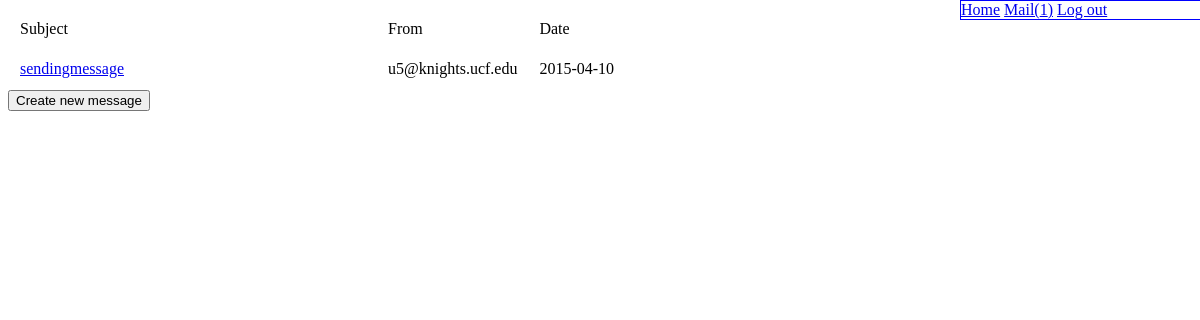
/mailbox.php (signed in), run on an earlier commit of the app's database.
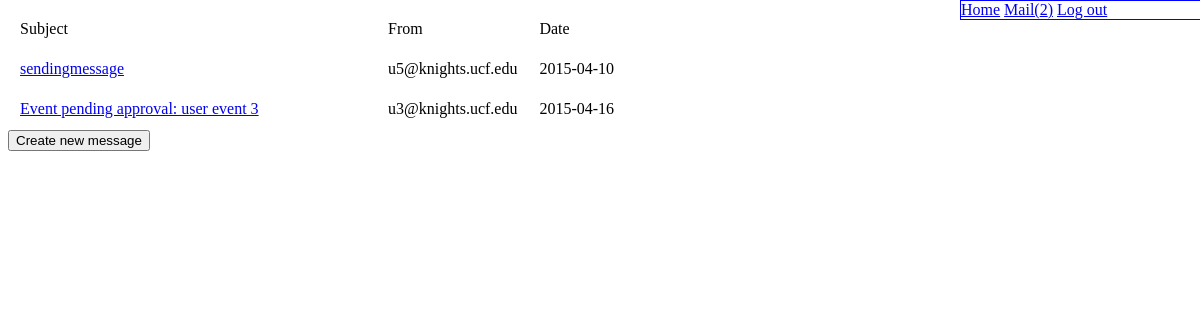
And on a later commit of the database.
### tables this page shows
CREATE TABLE IF NOT EXISTS `mail_list` (
  `mid` int(11) NOT NULL,
  `to_user` varchar(255) DEFAULT NULL,
  `from_user` varchar(255) DEFAULT NULL
);

CREATE TABLE IF NOT EXISTS `mail` (
`mid` int(11) NOT NULL,
  `sent` date DEFAULT NULL,
  `opened` date DEFAULT NULL,
  `subject` varchar(255) NOT NULL,
  `message` varchar(10000) DEFAULT NULL
);

### db/security.php (called while the page is built)
<?php
function escape($string) {
	return htmlentities(trim($string), ENT_QUOTES, 'UTF-8');
}

### mailbox.php (the view, shortened to what this page needs)
<?php
require 'db/connect.php';
require 'db/security.php';
require 'mysql_functions.php';
	if( !empty($_COOKIE)){
		$email = trim($_COOKIE['user']);
		$temp = $db->query("SELECT * FROM mail_list
			LEFT JOIN mail on mail_list.mid = mail.mid
			WHERE (mail_list.to_user) = '" . $email . "'");
		$message_list = $temp->fetch_all(MYSQLI_ASSOC);
	} else {
		echo 'timed out';
		die();
	}
?>
<html>
<head>
	<link rel="stylesheet" type="text/css" href="pagestyle.css">
	<?php createUserPanel($db, $email); ?>
</head>
<body>
		<?php
		if(!count($message_list)){
			echo 'No messages';
		} else{
			?>
	<table cellpadding="10">
		<tr>
			<td>Subject</td>
			<td>From</td>
			<td>Date</td>
		</tr>
		<?php
			foreach($message_list as $m){
				?>
			<tr>
				<td width="60%"><a href="message.php?mid=<?php echo escape($m['mid']); ?>"> <?php echo escape($m['subject']); ?></td>
				<td ><?php echo escape($m['from_user']); ?></td>
				<td ><?php echo escape($m['sent']); ?></td>
			</tr>
			<?php
			}
		}
			?>
	</table>
	<form action="message_create.php?new=1" method="POST">
		<input type="submit" value="Create new message"/>
	</form>
</body>
</html>

### mysql_functions.php (shortened to what this page needs)
<?php
function createUserPanel($db, $email){
	$temp = $db->query("SELECT mid FROM mail_list WHERE to_user = '" . $email . "'");
	$temp2 = $temp->fetch_all(MYSQLI_ASSOC);
	$inbox = count($temp2);
	?>
	<div id="user_panel">
		<?php if($email != 1){ ?>
			<a href="mainpage.php">Home</a>
			<a href="mailbox.php">Mail(<?php echo escape($inbox); ?>)</a>
			<a href="index.php?result=logout">Log out</a>
		<?php } else { ?>
			<a href="index.php">Log in</a>
		<?php } ?>
	</div>
<?php
}
		?>

What changed in the data, as far as the page shows it:
added mail_list: mail.subject "Event pending approval: user event 3", from_user "u3@knights.ucf.edu", mail.sent "2015-04-16"
Also different on the page:
$inbox: "1" → "2"
